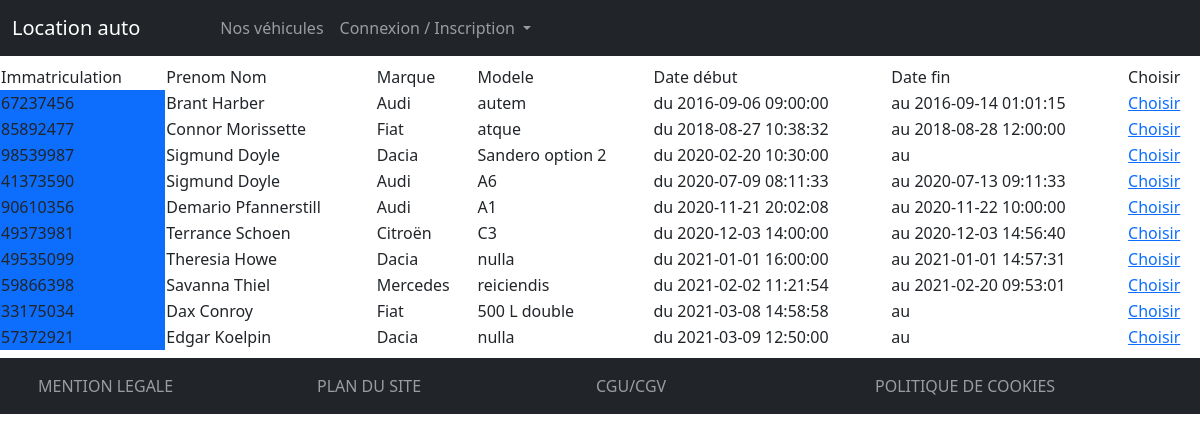
The page / on the database its author committed.
### tables this page shows
CREATE TABLE IF NOT EXISTS `location` (
  `location_id` int(11) NOT NULL AUTO_INCREMENT,
  `startedDate` datetime NOT NULL,
  `mileageStart` int(11) DEFAULT NULL,
  `expectedReturnDate` datetime NOT NULL,
  `returnDate` datetime DEFAULT NULL,
  `mileageReturn` int(11) DEFAULT NULL,
  `started` tinyint(1) DEFAULT NULL,
  `ended` tinyint(1) DEFAULT NULL,
  `agency_start` int(11) NOT NULL,
  `agency_return` int(11) DEFAULT NULL,
  `plan_id` int(11) NOT NULL,
  `vehicule_id` int(11) NOT NULL,
  `user_id` int(11) NOT NULL,
  PRIMARY KEY (`location_id`),
  KEY `agency_start` (`agency_start`),
  KEY `agency_return` (`agency_return`),
  KEY `plan_id` (`plan_id`),
  KEY `vehicule_id` (`vehicule_id`),
  KEY `user_id` (`user_id`)
);

CREATE TABLE IF NOT EXISTS `vehicule` (
  `vehicule_id` int(11) NOT NULL AUTO_INCREMENT,
  `numberPlate` varchar(10) DEFAULT NULL,
  `doors` int(11) DEFAULT NULL,
  `fuelType` varchar(50) DEFAULT NULL,
  `mileage` int(11) DEFAULT NULL,
  `horses` int(11) DEFAULT NULL,
  `picture` varchar(50) DEFAULT NULL,
  `productedYear` int(11) DEFAULT NULL,
  `dispo_id` int(11) NOT NULL,
  `agency_id` int(11) DEFAULT NULL,
  `type_id` int(11) NOT NULL,
  `modele_id` int(11) NOT NULL,
  PRIMARY KEY (`vehicule_id`),
  KEY `dispo_id` (`dispo_id`),
  KEY `agency_id` (`agency_id`),
  KEY `type_id` (`type_id`),
  KEY `modele_id` (`modele_id`)
);

CREATE TABLE IF NOT EXISTS `user` (
  `user_id` int(11) NOT NULL AUTO_INCREMENT,
  `firstName` varchar(50) DEFAULT NULL,
  `lastName` varchar(50) DEFAULT NULL,
  `birthDate` date DEFAULT NULL,
  `address` varchar(250) DEFAULT NULL,
  `zipCode` varchar(5) DEFAULT NULL,
  `city` varchar(90) DEFAULT NULL,
  `IdCard` varchar(50) DEFAULT NULL,
  `driverLicense` varchar(50) DEFAULT NULL,
  `avatar` varchar(50) DEFAULT NULL,
  `email` varchar(150) DEFAULT NULL,
  `password` varchar(90) DEFAULT NULL,
  `archived` tinyint(1) DEFAULT NULL,
  `admin` tinyint(1) DEFAULT NULL,
  PRIMARY KEY (`user_id`)
);

CREATE TABLE IF NOT EXISTS `marque` (
  `marque_id` int(11) NOT NULL AUTO_INCREMENT,
  `name` varchar(50) NOT NULL,
  PRIMARY KEY (`marque_id`)
);

CREATE TABLE IF NOT EXISTS `modele` (
  `modele_id` int(11) NOT NULL,
  `name` varchar(150) NOT NULL,
  `consumption` float DEFAULT NULL,
  `marque_id` int(11) NOT NULL,
  PRIMARY KEY (`modele_id`),
  KEY `marque_id` (`marque_id`)
);

### application/controllers/Admin.php (called while the page is built, shortened)
<?php
class Admin extends CI_Controller {
	public function index()
	{
		$this->load->model('Admin_model');
		$data['ARentList']= $this->Admin_model->showAdminLocationToValidate();
		$this->load->view('template/header');
		$this->load->view('admin/viewAllLocation', $data);
		$this->load->view('template/footer');
	}
}

### index.php (called while the page is built, shortened)
<?php
require_once BASEPATH.'core/CodeIgniter.php';

### application/models/admin_model.php (called while the page is built, shortened)
<?php
class Admin_model extends CI_Model {
public function showAdminLocationToValidate(){
	$this->db->select(
		'location.location_id AS idLoc,
		location.startedDate AS debutDate,
		location.returnDate AS retourDate,
		vehicule.numberPlate AS immatriculation,
		plan.designation AS plan,
		user.firstName AS Prenom,
		user.lastName AS Nom,
		user.email AS email,
		marque.name AS marque,
		modele.name as modele,
		'
	);
	$this->db->from('location');
	$this->db->join('vehicule', 'location.vehicule_id = vehicule.vehicule_id');
	$this->db->join('user', 'location.user_id = user.user_id');
	$this->db->join('plan', 'location.plan_id = plan.plan_id');
	$this->db->join('modele', 'vehicule.modele_id = modele.modele_id');
	$this->db->join('marque', 'modele.marque_id = marque.marque_id');
	$this->db->order_by('location.startedDate', 'ASC');
   $result = $this->db->get();
   return $result->result();
}
}

### application/views/admin/viewAllLocation.php (the view)
<div class="container-fluid">
   <div class="row justify-content-center my-2">
      <table class="justify-content-center">
         <tr>
            <td>Immatriculation</td>
            <td>Prenom&nbsp;Nom</td>
            <td>Marque</td>
            <td>Modele</td>
            <td>Date début</td>
            <td>Date fin</td>
            <td>Choisir</td>
         </tr>
         <?php
         foreach ($ARentList as $datum) {
         ?>
            <tr>
               <td class="bg-primary"><?= $datum->immatriculation; ?></td>
               <td><?= $datum->Prenom; ?>&nbsp;<?= $datum->Nom; ?></td>
               <td><?= $datum->marque; ?></td>
               <td><?= $datum->modele; ?></td>
               <td>du <?= $datum->debutDate; ?></td>
               <td>au <?= $datum->retourDate; ?></td>
               <td><a href="<?= base_url() ?>Admin/showAdminOneLocation/<?= $datum->idLoc ?>">Choisir</a></td>
            </tr>
         <?php
         }
         ?>
      </table>
   </div>
</div>

### application/views/template/header.php (shortened to what this page needs)
<!DOCTYPE html>
<html lang="fr">
<head>
	<link href="https://cdn.jsdelivr.net/npm/bootstrap@5.0.0-beta2/dist/css/bootstrap.min.css" rel="stylesheet">
	<link rel="stylesheet" href="<?= base_url() ?>public/style/style.css">
</head>
<body class="">
	<nav class="navbar navbar-expand-lg navbar-dark bg-dark">
		<div class="container-fluid">
			<a class="navbar-brand me-5" href="<?=base_url()?>">Location auto</a>
			<div class="collapse navbar-collapse" id="navbarNavAltMarkup">
				<ul class="navbar-nav me-auto ">
					<li class="nav-item">
						<a class="nav-link ms-4" href="#">Nos véhicules</a>
					</li>
					<?php if ($this->session->userdata('email')) { ?>
						<li class="nav-item">
						<a class="nav-link ms-4" href="User/showprofil">Profil</a>
					</li>
						<li class="nav-item"><a class="nav-link" href="<?= base_url('User/deconnexion') ?>" tabindex="-1" aria-disabled="true">Deconnexion</a></li>
					<?php } else { ?>
						<li class="nav-item dropdown">
							<a class="nav-link dropdown-toggle" href="#" id="navbarDropdown" role="button" data-bs-toggle="dropdown" aria-expanded="false">
								Connexion / Inscription
							</a>
						</li>
					<?php } ?>
				</ul>
			</div>
		</div>
	</nav>

### application/views/template/footer.php
<nav class="navbar navbar-expand-lg navbar-dark bg-dark">
    <div class="container-fluid">
        <div class="navbar-nav container row m-auto">
            <a class="nav-link col-3" href="#">MENTION LEGALE</a>
            <a class="nav-link col-3" href="#">PLAN DU SITE</a>
            <a class="nav-link col-3" href="#">CGU/CGV</a>
            <a class="nav-link col-3" href="#">POLITIQUE DE COOKIES</a>
        </div>
    </div>
</nav>
</body>
</html>

### rows shown on the page
location: vehicule.numberPlate "67237456", user.firstName "Brant", user.lastName "Harber", marque.name "Audi", modele.name "autem", startedDate "2016-09-06 09:00:00", returnDate "2016-09-14 01:01:15"
location: vehicule.numberPlate "85892477", user.firstName "Connor", user.lastName "Morissette", marque.name "Fiat", modele.name "atque", startedDate "2018-08-27 10:38:32", returnDate "2018-08-28 12:00:00"
location: vehicule.numberPlate "98539987", user.firstName "Sigmund", user.lastName "Doyle", marque.name "Dacia", modele.name "Sandero option 2", startedDate "2020-02-20 10:30:00"
location: vehicule.numberPlate "41373590", user.firstName "Sigmund", user.lastName "Doyle", marque.name "Audi", modele.name "A6", startedDate "2020-07-09 08:11:33", returnDate "2020-07-13 09:11:33"
location: vehicule.numberPlate "90610356", user.firstName "Demario", user.lastName "Pfannerstill", marque.name "Audi", modele.name "A1", startedDate "2020-11-21 20:02:08", returnDate "2020-11-22 10:00:00"
location: vehicule.numberPlate "49373981", user.firstName "Terrance", user.lastName "Schoen", marque.name "Citroën", modele.name "C3", startedDate "2020-12-03 14:00:00", returnDate "2020-12-03 14:56:40"
location: vehicule.numberPlate "49535099", user.firstName "Theresia", user.lastName "Howe", marque.name "Dacia", modele.name "nulla", startedDate "2021-01-01 16:00:00", returnDate "2021-01-01 14:57:31"
location: vehicule.numberPlate "59866398", user.firstName "Savanna", user.lastName "Thiel", marque.name "Mercedes", modele.name "reiciendis", startedDate "2021-02-02 11:21:54", returnDate "2021-02-20 09:53:01"
location: vehicule.numberPlate "33175034", user.firstName "Dax", user.lastName "Conroy", marque.name "Fiat", modele.name "500 L double", startedDate "2021-03-08 14:58:58"
location: vehicule.numberPlate "57372921", user.firstName "Edgar", user.lastName "Koelpin", marque.name "Dacia", modele.name "nulla", startedDate "2021-03-09 12:50:00"
